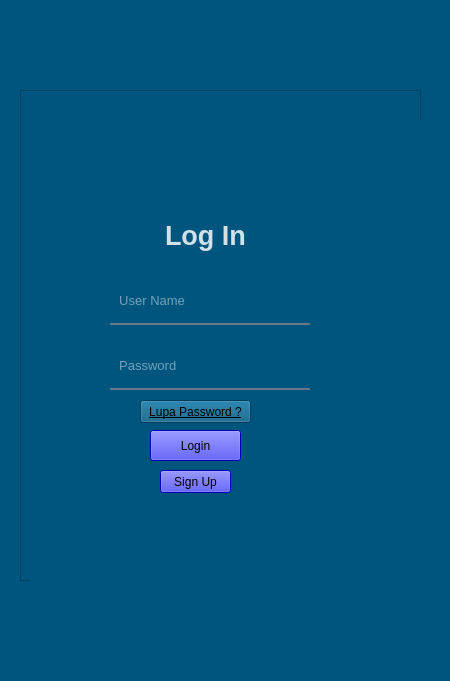
<?xml version="1.0" encoding="UTF-8"?>
<ui version="4.0">
 <class>Form</class>
 <widget class="QWidget" name="Form">
  <property name="geometry">
   <rect>
    <x>0</x>
    <y>0</y>
    <width>450</width>
    <height>681</height>
   </rect>
  </property>
  <property name="windowTitle">
   <string>Form</string>
  </property>
  <property name="styleSheet">
   <string notr="true">background-color: rgb(0, 85, 127);</string>
  </property>
  <widget class="QFrame" name="frame">
   <property name="geometry">
    <rect>
     <x>20</x>
     <y>90</y>
     <width>401</width>
     <height>491</height>
    </rect>
   </property>
   <property name="frameShape">
    <enum>QFrame::StyledPanel</enum>
   </property>
   <property name="frameShadow">
    <enum>QFrame::Raised</enum>
   </property>
   <widget class="QWidget" name="widget" native="true">
    <property name="geometry">
     <rect>
      <x>10</x>
      <y>30</y>
      <width>971</width>
      <height>681</height>
     </rect>
    </property>
    <property name="styleSheet">
     <string notr="true">background-color: rgb(0, 85, 127);</string>
    </property>
    <widget class="QLabel" name="label_4">
     <property name="geometry">
      <rect>
       <x>135</x>
       <y>95</y>
       <width>90</width>
       <height>40</height>
      </rect>
     </property>
     <property name="font">
      <font>
       <pointsize>20</pointsize>
       <weight>75</weight>
       <bold>true</bold>
      </font>
     </property>
     <property name="styleSheet">
      <string notr="true">color:rgba(255, 255, 255, 210);</string>
     </property>
     <property name="text">
      <string>Log In</string>
     </property>
    </widget>
    <widget class="QLineEdit" name="LEName">
     <property name="geometry">
      <rect>
       <x>80</x>
       <y>165</y>
       <width>200</width>
       <height>40</height>
      </rect>
     </property>
     <property name="font">
      <font>
       <pointsize>10</pointsize>
      </font>
     </property>
     <property name="styleSheet">
      <string notr="true">background-color:rgba(0, 0, 0, 0);
border:none;
border-bottom:2px solid rgba(105, 118, 132, 255);
color:rgba(255, 255, 255, 230);
padding-bottom:7px;</string>
     </property>
     <property name="placeholderText">
      <string>  User Name</string>
     </property>
    </widget>
    <widget class="QLineEdit" name="LEPassword">
     <property name="geometry">
      <rect>
       <x>80</x>
       <y>230</y>
       <width>200</width>
       <height>40</height>
      </rect>
     </property>
     <property name="font">
      <font>
       <pointsize>10</pointsize>
      </font>
     </property>
     <property name="styleSheet">
      <string notr="true">background-color:rgba(0, 0, 0, 0);
border:none;
border-bottom:2px solid rgba(105, 118, 132, 255);
color:rgba(255, 255, 255, 230);
padding-bottom:7px;</string>
     </property>
     <property name="echoMode">
      <enum>QLineEdit::Password</enum>
     </property>
     <property name="placeholderText">
      <string>  Password</string>
     </property>
    </widget>
    <widget class="QPushButton" name="PB_Login">
     <property name="geometry">
      <rect>
       <x>120</x>
       <y>310</y>
       <width>91</width>
       <height>31</height>
      </rect>
     </property>
     <property name="styleSheet">
      <string notr="true">background-color: rgb(0, 0, 255);</string>
     </property>
     <property name="text">
      <string>Login</string>
     </property>
    </widget>
    <widget class="QPushButton" name="PB_SignUp">
     <property name="geometry">
      <rect>
       <x>130</x>
       <y>350</y>
       <width>71</width>
       <height>23</height>
      </rect>
     </property>
     <property name="styleSheet">
      <string notr="true">background-color: rgb(0, 0, 255);</string>
     </property>
     <property name="text">
      <string>Sign Up</string>
     </property>
    </widget>
    <widget class="QPushButton" name="PB_ganti">
     <property name="geometry">
      <rect>
       <x>110</x>
       <y>280</y>
       <width>111</width>
       <height>23</height>
      </rect>
     </property>
     <property name="font">
      <font>
       <underline>true</underline>
       <kerning>true</kerning>
      </font>
     </property>
     <property name="cursor">
      <cursorShape>PointingHandCursor</cursorShape>
     </property>
     <property name="autoFillBackground">
      <bool>false</bool>
     </property>
     <property name="styleSheet">
      <string notr="true">border-color: rgb(0, 85, 127);</string>
     </property>
     <property name="text">
      <string>Lupa Password ?</string>
     </property>
    </widget>
   </widget>
  </widget>
 </widget>
 <resources>
  <include location="res.qrc"/>
 </resources>
 <connections/>
</ui>
